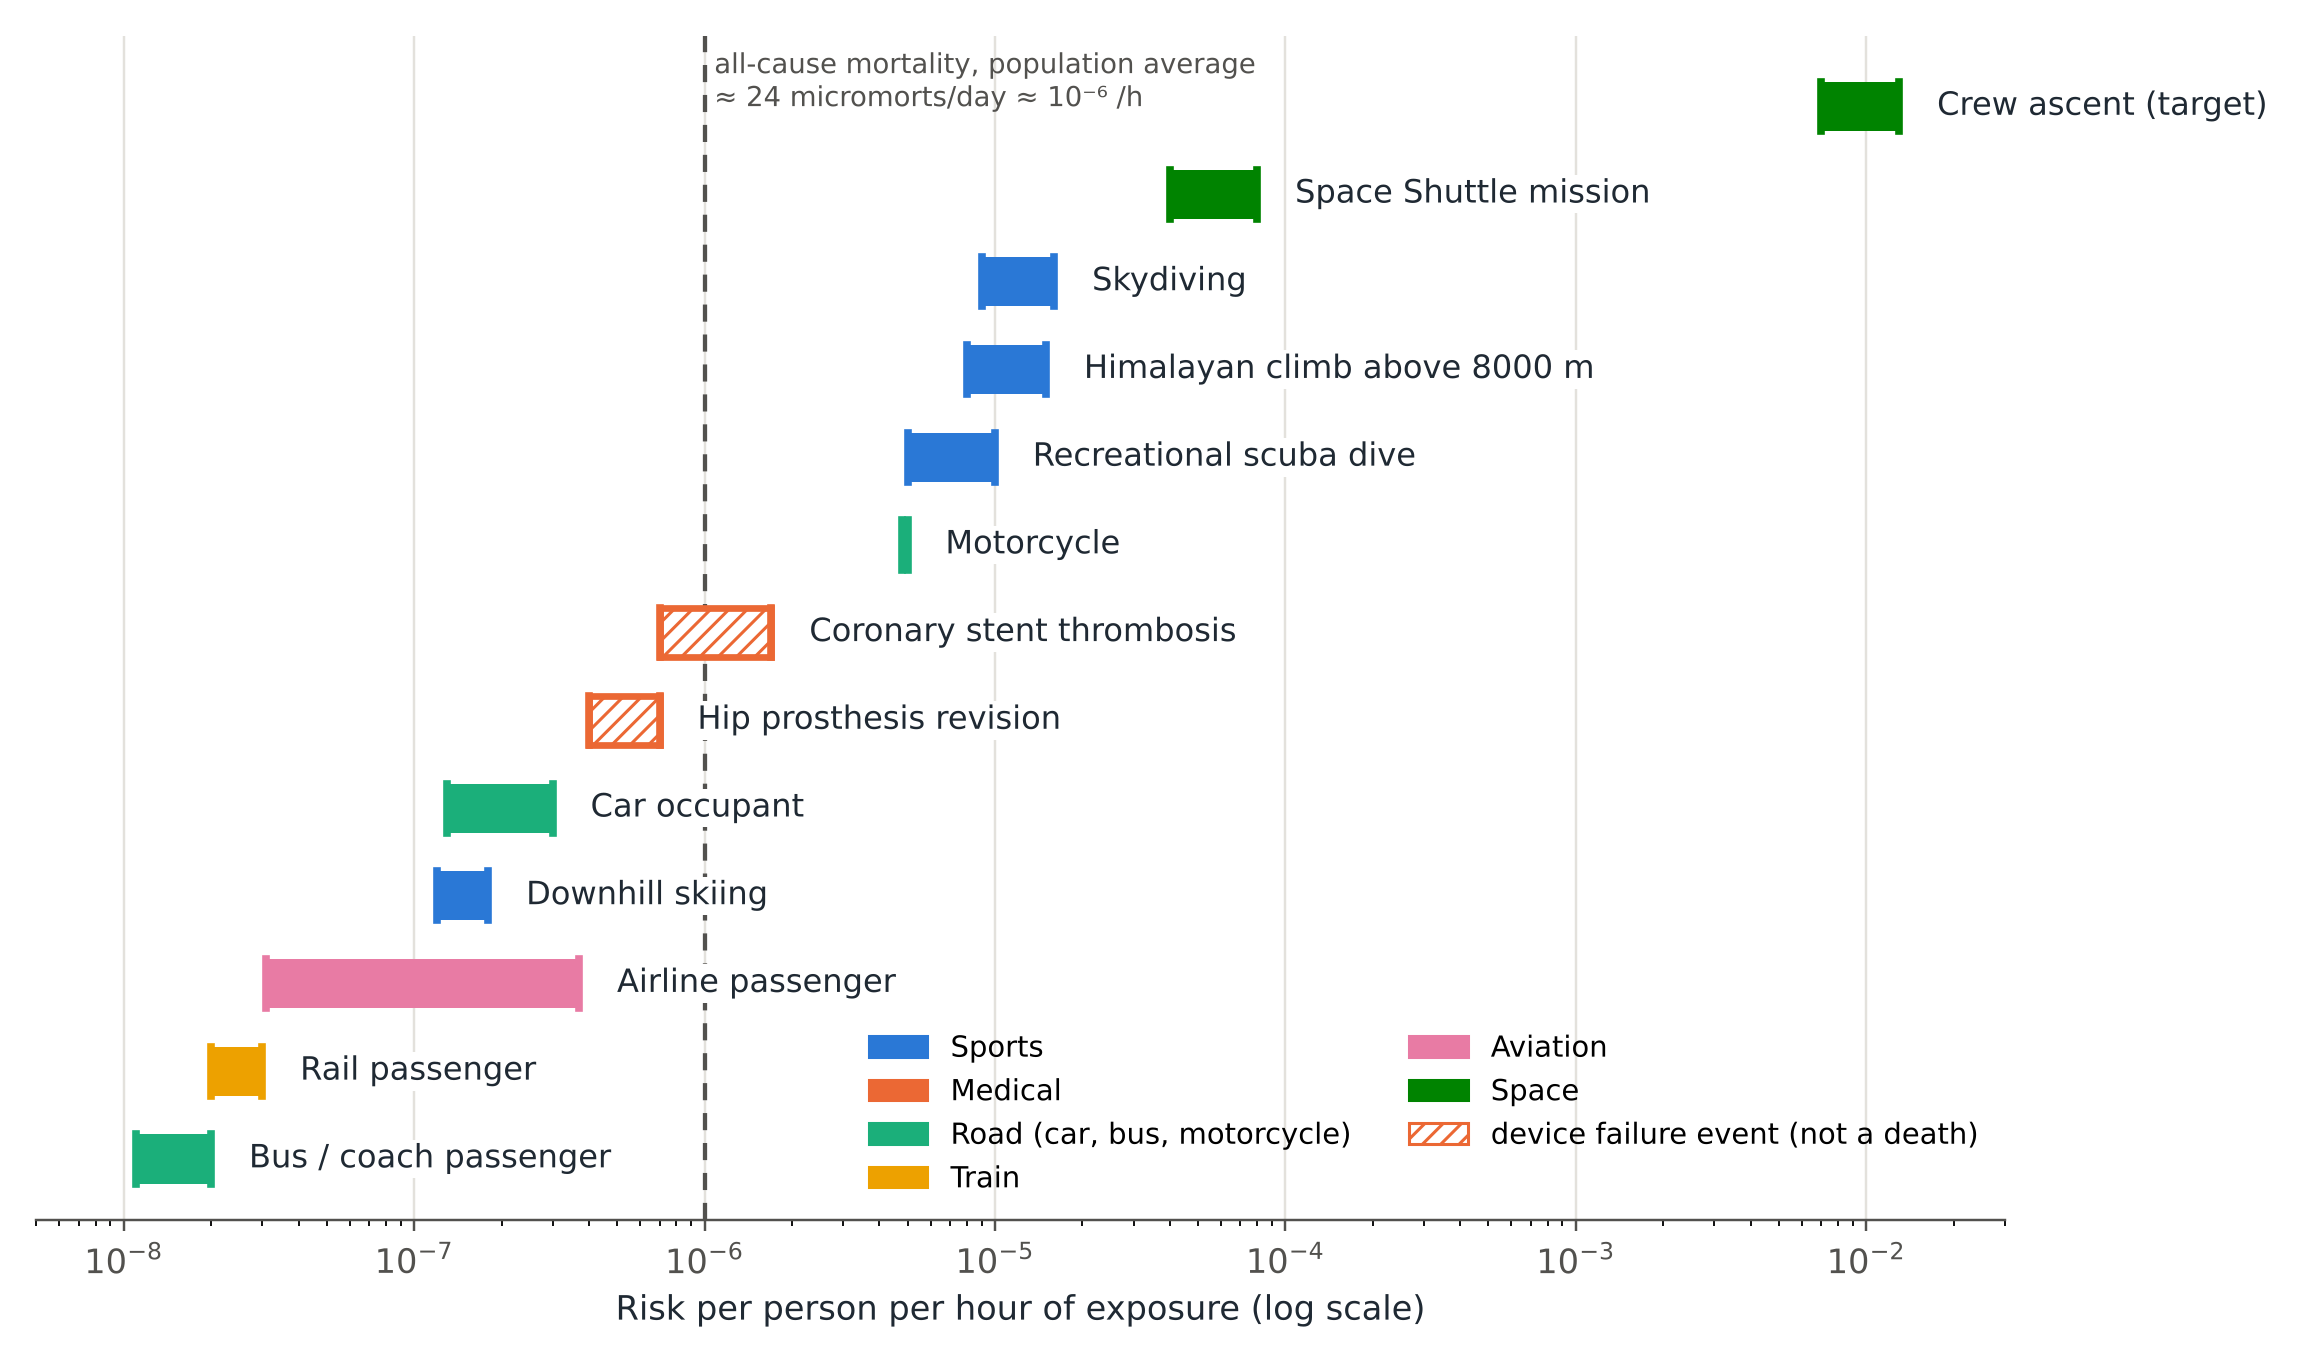

Generate this figure with Python:
"""Risk of death (or device event) per person per hour of exposure -> 04_risk_per_hour.png
Data: ../tables/04_risk_per_hour.csv  (orders of magnitude, see sources there)"""
import csv, pathlib
import matplotlib
matplotlib.use("Agg")
import matplotlib.pyplot as plt
from matplotlib.patches import FancyBboxPatch

HERE = pathlib.Path(__file__).resolve().parent
rows = list(csv.DictReader(open(HERE.parent / "tables" / "04_risk_per_hour.csv", encoding="utf-8")))
COL = {"Sports": "#2a78d6", "Medical": "#eb6834", "Car": "#1baf7a",
       "Train": "#eda100", "Aviation": "#e87ba4", "Space": "#008300"}
INK, INK2, GRID = "#1F2933", "#52514e", "#E3E1DC"
rows.sort(key=lambda r: float(r["low_per_h"]) * float(r["high_per_h"]))

plt.rcParams.update({"font.family": "DejaVu Sans", "font.size": 11})
fig, ax = plt.subplots(figsize=(10.5, 6.2), dpi=220)
ax.set_xscale("log"); ax.set_xlim(5e-9, 3e-2)
for k in (1e-9, 1e-8, 1e-7, 1e-6, 1e-5, 1e-4, 1e-3, 1e-2):
    ax.axvline(k, color=GRID, lw=0.8, zorder=0)
# reference lines
ax.axvline(1e-6, color=INK2, lw=1.4, ls=(0, (4, 3)), zorder=1)
ax.text(1.08e-6, len(rows) - 0.35, "all-cause mortality, population average\n≈ 24 micromorts/day ≈ 10⁻⁶ /h",
        fontsize=9, color=INK2, va="top")
for i, r in enumerate(rows):
    lo, hi = float(r["low_per_h"]), float(r["high_per_h"])
    c = COL[r["domain"]]
    hollow = r["kind"] != "death"
    ax.barh(i, hi - lo, left=lo, height=0.56, color="white" if hollow else c,
            edgecolor=c, lw=2.2 if hollow else 0, hatch="////" if hollow else None, zorder=3)
    ax.plot([lo, lo], [i - 0.28, i + 0.28], color=c, lw=2.5, zorder=4)
    ax.plot([hi, hi], [i - 0.28, i + 0.28], color=c, lw=2.5, zorder=4)
    ax.text(hi * 1.35, i, r["activity"], va="center", fontsize=10.5, color=INK, zorder=5,
            bbox=dict(boxstyle="square,pad=0.1", fc="white", ec="none"))
ax.set_yticks([]); ax.set_ylim(-0.7, len(rows) - 0.2)
for s in ("left", "right", "top"):
    ax.spines[s].set_visible(False)
ax.spines["bottom"].set_color(INK2)
ax.tick_params(axis="x", colors=INK2)
ax.set_xlabel("Risk per person per hour of exposure (log scale)", color=INK)
# legend
from matplotlib.patches import Patch
h = [Patch(color=c, label={"Car": "Road (car, bus, motorcycle)"}.get(d, d)) for d, c in COL.items()]
h.append(Patch(facecolor="white", edgecolor="#eb6834", hatch="////", label="device failure event (not a death)"))
ax.legend(handles=h, loc="lower right", frameon=False, fontsize=9.5, ncol=2)
fig.tight_layout()
fig.savefig(HERE / "04_risk_per_hour.png")
